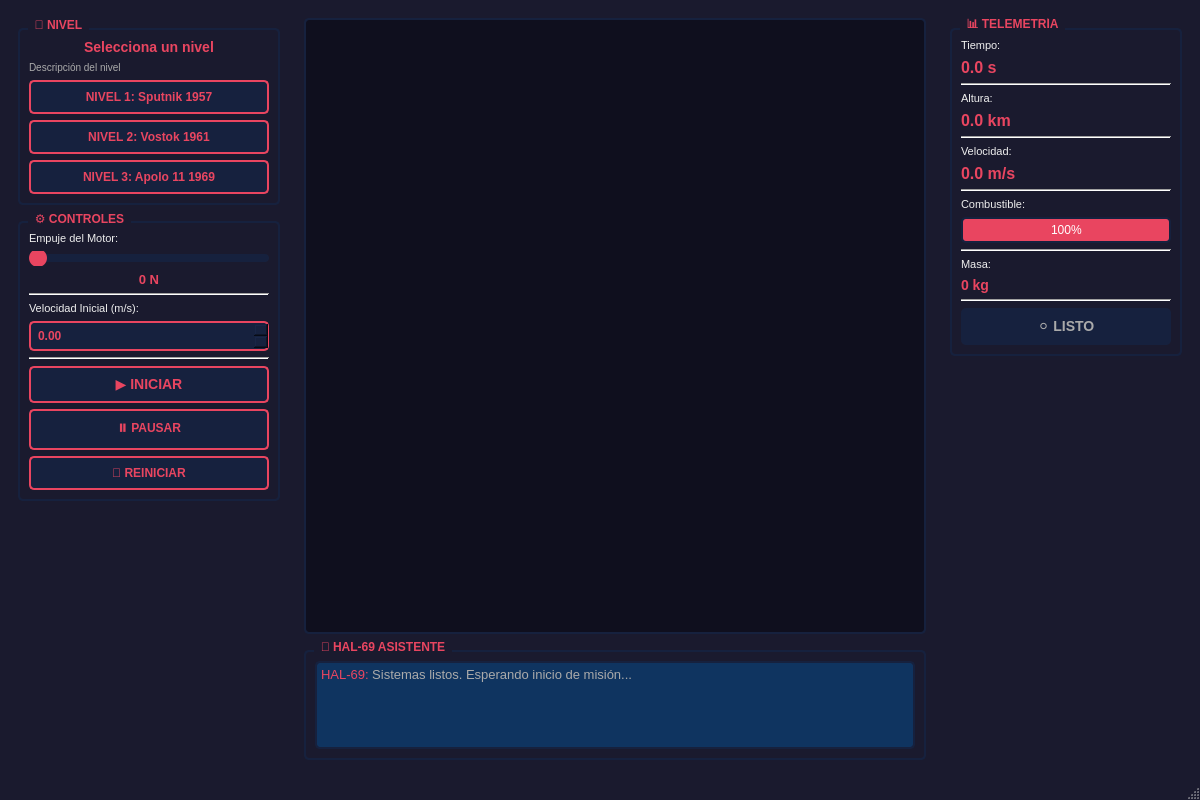
<?xml version="1.0" encoding="UTF-8"?>
<ui version="4.0">
 <class>MainWindow</class>
 <widget class="QMainWindow" name="MainWindow">
  <property name="geometry">
   <rect>
    <x>0</x>
    <y>0</y>
    <width>1200</width>
    <height>800</height>
   </rect>
  </property>
  <property name="windowTitle">
   <string>Simulador de Cohetes - Carrera Espacial</string>
  </property>
  <property name="styleSheet">
   <string notr="true">QMainWindow {
    background-color: #1a1a2e;
}

QPushButton {
    background-color: #16213e;
    color: #e94560;
    border: 2px solid #e94560;
    border-radius: 5px;
    padding: 8px;
    font-weight: bold;
    font-size: 12px;
}

QPushButton:hover {
    background-color: #e94560;
    color: white;
}

QPushButton:pressed {
    background-color: #0f3460;
}

QLabel {
    color: #eee;
    font-size: 11px;
}

QGroupBox {
    color: #e94560;
    border: 2px solid #16213e;
    border-radius: 5px;
    margin-top: 10px;
    font-weight: bold;
}

QGroupBox::title {
    subcontrol-origin: margin;
    left: 10px;
    padding: 0 5px 0 5px;
}

QSlider::groove:horizontal {
    background: #16213e;
    height: 8px;
    border-radius: 4px;
}

QSlider::handle:horizontal {
    background: #e94560;
    width: 18px;
    margin: -5px 0;
    border-radius: 9px;
}

QSlider::handle:horizontal:hover {
    background: #ff6b81;
}

QProgressBar {
    border: 2px solid #16213e;
    border-radius: 5px;
    text-align: center;
    background-color: #0f3460;
    color: white;
}

QProgressBar::chunk {
    background-color: #e94560;
    border-radius: 3px;
}

QTextEdit {
    background-color: #0f3460;
    color: #aaa;
    border: 2px solid #16213e;
    border-radius: 5px;
    font-family: 'Courier New';
    font-size: 10px;
}</string>
  </property>
  <widget class="QWidget" name="centralwidget">
   <layout class="QHBoxLayout" name="horizontalLayout">
    <item>
     <!-- PANEL IZQUIERDO: INFORMACIÓN Y CONTROLES -->
     <widget class="QWidget" name="panelIzquierdo" native="true">
      <property name="minimumSize">
       <size>
        <width>280</width>
        <height>0</height>
       </size>
      </property>
      <property name="maximumSize">
       <size>
        <width>280</width>
        <height>16777215</height>
       </size>
      </property>
      <layout class="QVBoxLayout" name="verticalLayout">
       <item>
        <widget class="QGroupBox" name="groupNivel">
         <property name="title">
          <string>🚀 NIVEL</string>
         </property>
         <layout class="QVBoxLayout" name="verticalLayout_2">
          <item>
           <widget class="QLabel" name="labelNombreNivel">
            <property name="text">
             <string>Selecciona un nivel</string>
            </property>
            <property name="alignment">
             <set>Qt::AlignCenter</set>
            </property>
            <property name="styleSheet">
             <string notr="true">font-size: 14px; font-weight: bold; color: #e94560;</string>
            </property>
           </widget>
          </item>
          <item>
           <widget class="QLabel" name="labelDescripcionNivel">
            <property name="text">
             <string>Descripción del nivel</string>
            </property>
            <property name="wordWrap">
             <bool>true</bool>
            </property>
            <property name="styleSheet">
             <string notr="true">font-size: 10px; color: #aaa;</string>
            </property>
           </widget>
          </item>
          <item>
           <widget class="QPushButton" name="btnNivel1">
            <property name="text">
             <string>NIVEL 1: Sputnik 1957</string>
            </property>
           </widget>
          </item>
          <item>
           <widget class="QPushButton" name="btnNivel2">
            <property name="text">
             <string>NIVEL 2: Vostok 1961</string>
            </property>
           </widget>
          </item>
          <item>
           <widget class="QPushButton" name="btnNivel3">
            <property name="text">
             <string>NIVEL 3: Apolo 11 1969</string>
            </property>
           </widget>
          </item>
         </layout>
        </widget>
       </item>
       <item>
        <widget class="QGroupBox" name="groupControles">
         <property name="title">
          <string>⚙️ CONTROLES</string>
         </property>
         <layout class="QVBoxLayout" name="verticalLayout_3">
          <item>
           <widget class="QLabel" name="label">
            <property name="text">
             <string>Empuje del Motor:</string>
            </property>
           </widget>
          </item>
          <item>
           <widget class="QSlider" name="sliderEmpuje">
            <property name="maximum">
             <number>500000</number>
            </property>
            <property name="orientation">
             <enum>Qt::Horizontal</enum>
            </property>
           </widget>
          </item>
          <item>
           <widget class="QLabel" name="labelEmpujeValor">
            <property name="text">
             <string>0 N</string>
            </property>
            <property name="alignment">
             <set>Qt::AlignCenter</set>
            </property>
            <property name="styleSheet">
             <string notr="true">font-size: 13px; font-weight: bold; color: #e94560;</string>
            </property>
           </widget>
          </item>
          <item>
           <widget class="Line" name="line">
            <property name="orientation">
             <enum>Qt::Horizontal</enum>
            </property>
           </widget>
          </item>
          <item>
           <widget class="QLabel" name="labelVelocidadInicial">
            <property name="text">
             <string>Velocidad Inicial (m/s):</string>
            </property>
           </widget>
          </item>
          <item>
           <widget class="QDoubleSpinBox" name="spinVelocidadInicial">
            <property name="enabled">
             <bool>true</bool>
            </property>
            <property name="minimum">
             <double>0.000000000000000</double>
            </property>
            <property name="maximum">
             <double>10000.000000000000000</double>
            </property>
            <property name="singleStep">
             <double>100.000000000000000</double>
            </property>
            <property name="value">
             <double>0.000000000000000</double>
            </property>
            <property name="styleSheet">
             <string notr="true">font-size: 12px; font-weight: bold; color: #e94560; background-color: #16213e; border: 2px solid #e94560; border-radius: 5px; padding: 5px;</string>
            </property>
           </widget>
          </item>
          <item>
           <widget class="Line" name="line_7">
            <property name="orientation">
             <enum>Qt::Horizontal</enum>
            </property>
           </widget>
          </item>
          <item>
           <widget class="QPushButton" name="btnIniciar">
            <property name="text">
             <string>▶ INICIAR</string>
            </property>
            <property name="styleSheet">
             <string notr="true">font-size: 14px;</string>
            </property>
           </widget>
          </item>
          <item>
           <widget class="QPushButton" name="btnPausar">
            <property name="text">
             <string>⏸ PAUSAR</string>
            </property>
           </widget>
          </item>
          <item>
           <widget class="QPushButton" name="btnReiniciar">
            <property name="text">
             <string>🔄 REINICIAR</string>
            </property>
           </widget>
          </item>
         </layout>
        </widget>
       </item>
       <item>
        <spacer name="verticalSpacer">
         <property name="orientation">
          <enum>Qt::Vertical</enum>
         </property>
         <property name="sizeHint" stdset="0">
          <size>
           <width>20</width>
           <height>40</height>
          </size>
         </property>
        </spacer>
       </item>
      </layout>
     </widget>
    </item>
    <item>
     <!-- PANEL CENTRAL: VISUALIZACIÓN -->
     <widget class="QWidget" name="panelCentral" native="true">
      <layout class="QVBoxLayout" name="verticalLayout_4">
       <item>
        <widget class="QWidget" name="widgetVisualizacion" native="true">
         <property name="styleSheet">
          <string notr="true">background-color: #0f0f1e; border: 2px solid #16213e; border-radius: 5px;</string>
         </property>
        </widget>
       </item>
       <item>
        <widget class="QGroupBox" name="groupHAL">
         <property name="maximumSize">
          <size>
           <width>16777215</width>
           <height>120</height>
          </size>
         </property>
         <property name="title">
          <string>🤖 HAL-69 ASISTENTE</string>
         </property>
         <layout class="QVBoxLayout" name="verticalLayout_5">
          <item>
           <widget class="QTextEdit" name="textHAL">
            <property name="readOnly">
             <bool>true</bool>
            </property>
            <property name="html">
             <string>&lt;!DOCTYPE HTML PUBLIC &quot;-//W3C//DTD HTML 4.0//EN&quot; &quot;http://www.w3.org/TR/REC-html40/strict.dtd&quot;&gt;
&lt;html&gt;&lt;head&gt;&lt;meta name=&quot;qrichtext&quot; content=&quot;1&quot; /&gt;&lt;style type=&quot;text/css&quot;&gt;
p, li { white-space: pre-wrap; }
&lt;/style&gt;&lt;/head&gt;&lt;body style=&quot; font-family:'Courier New'; font-size:10pt; font-weight:400; font-style:normal;&quot;&gt;
&lt;p style=&quot; margin-top:0px; margin-bottom:0px; margin-left:0px; margin-right:0px; -qt-block-indent:0; text-indent:0px;&quot;&gt;&lt;span style=&quot; color:#e94560;&quot;&gt;HAL-69:&lt;/span&gt;&lt;span style=&quot; color:#aaaaaa;&quot;&gt; Sistemas listos. Esperando inicio de misión...&lt;/span&gt;&lt;/p&gt;&lt;/body&gt;&lt;/html&gt;</string>
            </property>
           </widget>
          </item>
         </layout>
        </widget>
       </item>
      </layout>
     </widget>
    </item>
    <item>
     <!-- PANEL DERECHO: TELEMETRÍA -->
     <widget class="QWidget" name="panelDerecho" native="true">
      <property name="minimumSize">
       <size>
        <width>250</width>
        <height>0</height>
       </size>
      </property>
      <property name="maximumSize">
       <size>
        <width>250</width>
        <height>16777215</height>
       </size>
      </property>
      <layout class="QVBoxLayout" name="verticalLayout_6">
       <item>
        <widget class="QGroupBox" name="groupTelemetria">
         <property name="title">
          <string>📊 TELEMETRÍA</string>
         </property>
         <layout class="QVBoxLayout" name="verticalLayout_7">
          <item>
           <widget class="QLabel" name="label_2">
            <property name="text">
             <string>Tiempo:</string>
            </property>
           </widget>
          </item>
          <item>
           <widget class="QLabel" name="labelTiempo">
            <property name="text">
             <string>0.0 s</string>
            </property>
            <property name="styleSheet">
             <string notr="true">font-size: 16px; font-weight: bold; color: #e94560;</string>
            </property>
           </widget>
          </item>
          <item>
           <widget class="Line" name="line_2">
            <property name="orientation">
             <enum>Qt::Horizontal</enum>
            </property>
           </widget>
          </item>
          <item>
           <widget class="QLabel" name="label_3">
            <property name="text">
             <string>Altura:</string>
            </property>
           </widget>
          </item>
          <item>
           <widget class="QLabel" name="labelAltura">
            <property name="text">
             <string>0.0 km</string>
            </property>
            <property name="styleSheet">
             <string notr="true">font-size: 16px; font-weight: bold; color: #e94560;</string>
            </property>
           </widget>
          </item>
          <item>
           <widget class="Line" name="line_3">
            <property name="orientation">
             <enum>Qt::Horizontal</enum>
            </property>
           </widget>
          </item>
          <item>
           <widget class="QLabel" name="label_4">
            <property name="text">
             <string>Velocidad:</string>
            </property>
           </widget>
          </item>
          <item>
           <widget class="QLabel" name="labelVelocidad">
            <property name="text">
             <string>0.0 m/s</string>
            </property>
            <property name="styleSheet">
             <string notr="true">font-size: 16px; font-weight: bold; color: #e94560;</string>
            </property>
           </widget>
          </item>
          <item>
           <widget class="Line" name="line_4">
            <property name="orientation">
             <enum>Qt::Horizontal</enum>
            </property>
           </widget>
          </item>
          <item>
           <widget class="QLabel" name="label_5">
            <property name="text">
             <string>Combustible:</string>
            </property>
           </widget>
          </item>
          <item>
           <widget class="QProgressBar" name="progressCombustible">
            <property name="value">
             <number>100</number>
            </property>
            <property name="textVisible">
             <bool>true</bool>
            </property>
            <property name="format">
             <string>%p%</string>
            </property>
           </widget>
          </item>
          <item>
           <widget class="Line" name="line_5">
            <property name="orientation">
             <enum>Qt::Horizontal</enum>
            </property>
           </widget>
          </item>
          <item>
           <widget class="QLabel" name="label_6">
            <property name="text">
             <string>Masa:</string>
            </property>
           </widget>
          </item>
          <item>
           <widget class="QLabel" name="labelMasa">
            <property name="text">
             <string>0 kg</string>
            </property>
            <property name="styleSheet">
             <string notr="true">font-size: 14px; font-weight: bold; color: #e94560;</string>
            </property>
           </widget>
          </item>
          <item>
           <widget class="Line" name="line_6">
            <property name="orientation">
             <enum>Qt::Horizontal</enum>
            </property>
           </widget>
          </item>
          <item>
           <widget class="QLabel" name="labelEstado">
            <property name="text">
             <string>⚪ LISTO</string>
            </property>
            <property name="alignment">
             <set>Qt::AlignCenter</set>
            </property>
            <property name="styleSheet">
             <string notr="true">font-size: 14px; font-weight: bold; color: #aaa; padding: 10px; background-color: #16213e; border-radius: 5px;</string>
            </property>
           </widget>
          </item>
         </layout>
        </widget>
       </item>
       <item>
        <spacer name="verticalSpacer_2">
         <property name="orientation">
          <enum>Qt::Vertical</enum>
         </property>
         <property name="sizeHint" stdset="0">
          <size>
           <width>20</width>
           <height>40</height>
          </size>
         </property>
        </spacer>
       </item>
      </layout>
     </widget>
    </item>
   </layout>
  </widget>
  <widget class="QMenuBar" name="menubar">
   <property name="geometry">
    <rect>
     <x>0</x>
     <y>0</y>
     <width>1200</width>
     <height>21</height>
    </rect>
   </property>
  </widget>
  <widget class="QStatusBar" name="statusbar"/>
 </widget>
 <resources/>
 <connections/>
</ui>
